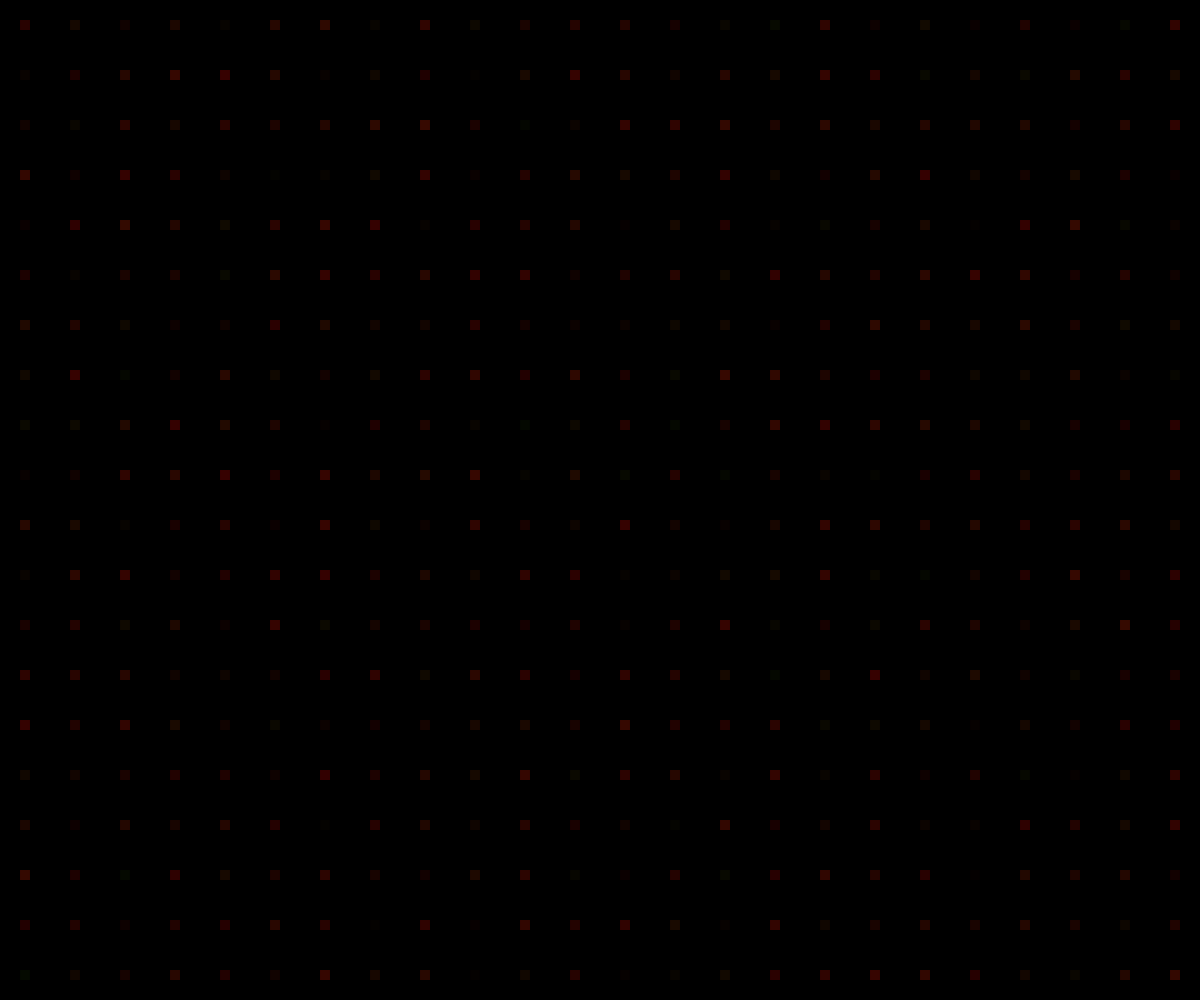
Frame 1 (no input)
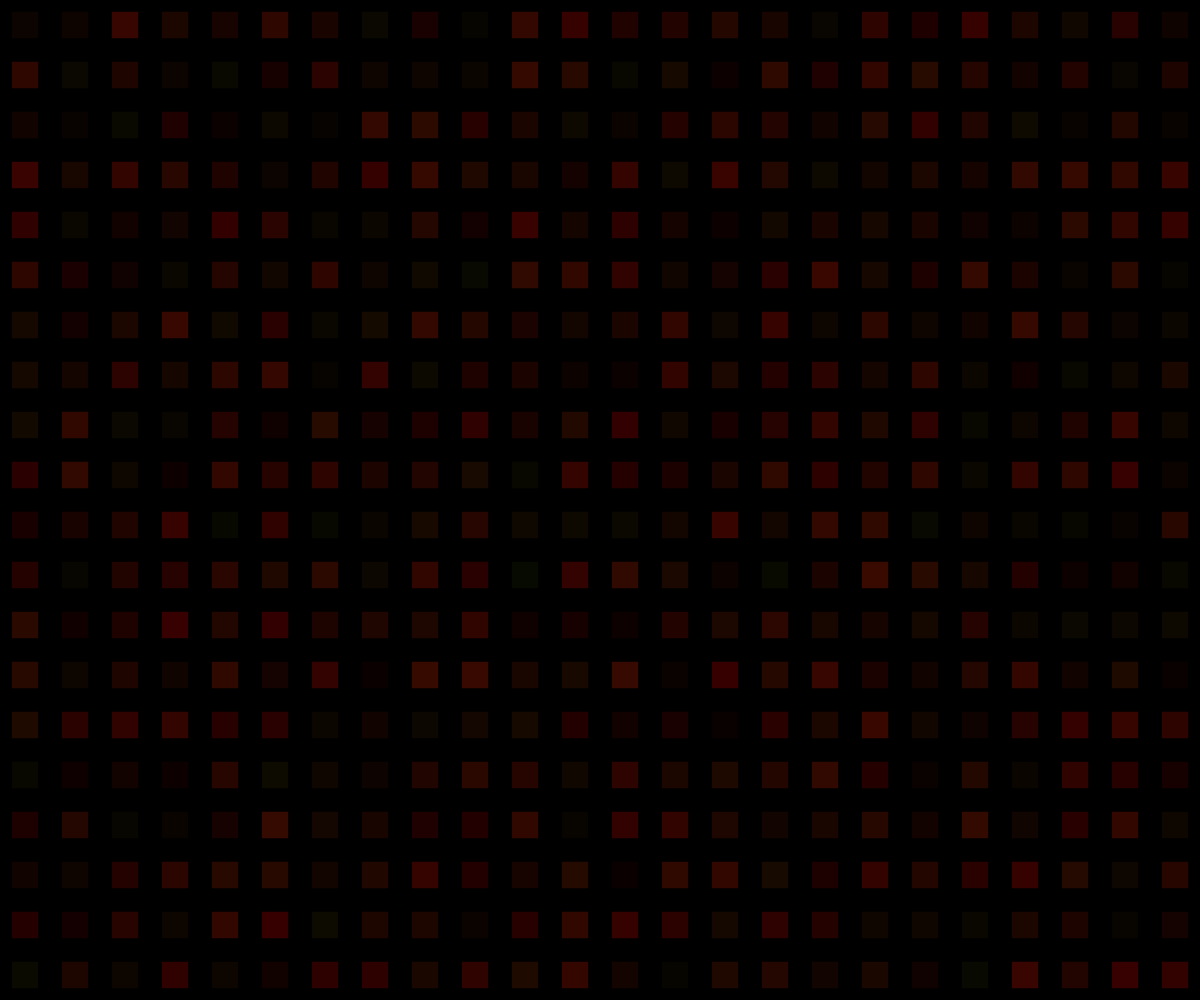
Frame 60 (no input)
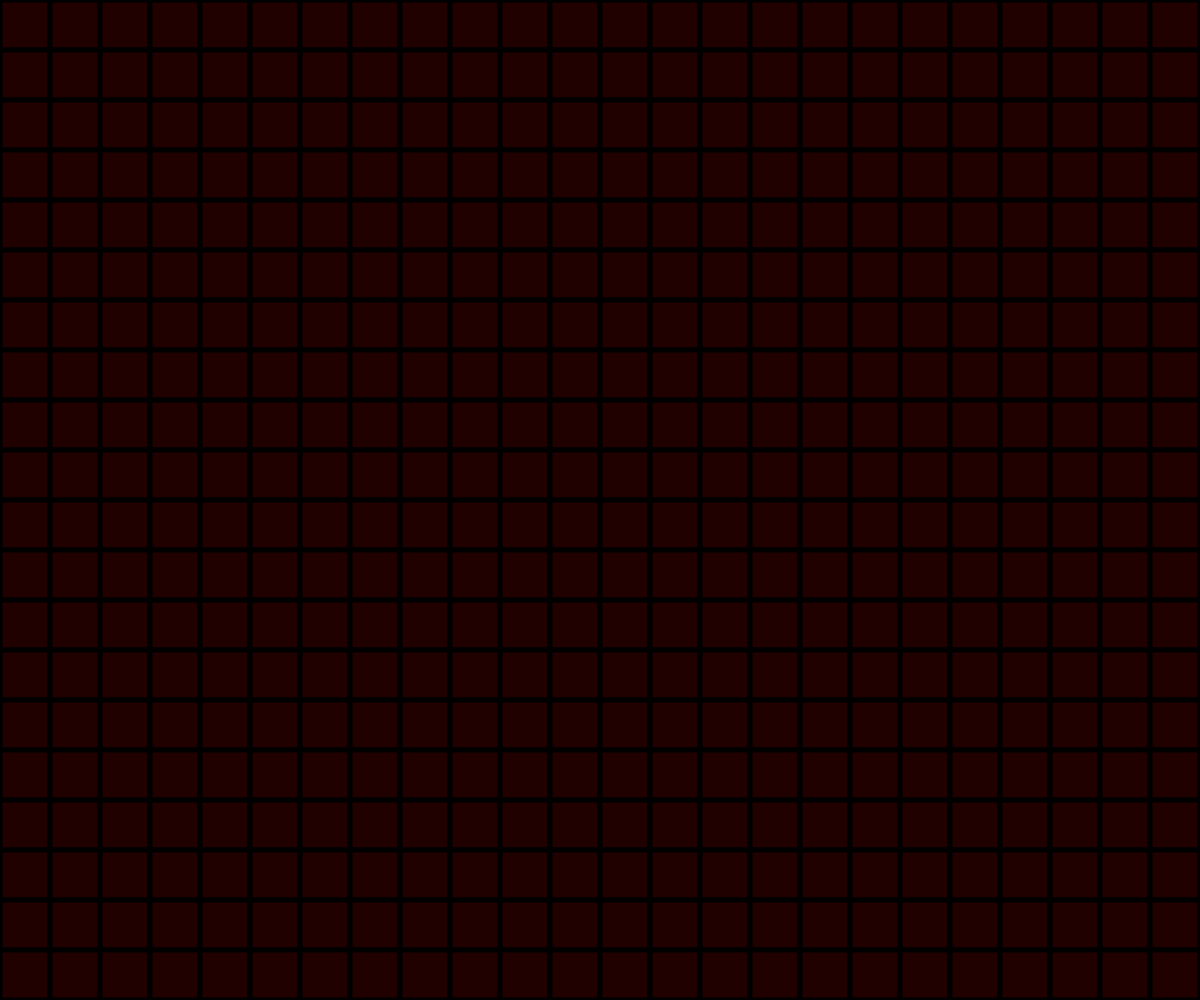
Frame 120 (the mouse pressed at the canvas centre since frame 60)

The p5.js sketch that drew these frames (run headless with seeded random() and noise() and a simulated clock; from frame 60 on, the mouse is pressed at the canvas centre):

// p5.js sketch
// ── sketch.js
var R;
var G;
var B;
var nR;
var nG;
var nB;
var inc = 1;

function setup() {
  createCanvas(windowWidth,windowHeight);
  background("black");
  rectMode(CENTER);
  colorMode(RGB);
  frameRate(60)
}

function draw() {
var pixWidth = 50;
var pixWidthNum = width/pixWidth;

var pixHeight = 50;
var pixHeightNum = height/pixHeight;

  for (var n=pixHeight/2; n<height; n+=pixHeight)
  {
    for (var i=pixWidth/2; i<width; i+=pixWidth)
    {

      R = random(50)+(noise(frameCount)*10);
      G = random(10);
      B = random(0);

      if (mouseIsPressed) //(mouseX >= i && mouseX <= i+pixWidth && mouseY >= n && mouseY <= n+pixHeight)
      {
        fill(mouseY/15,0,0);
        rect(i,n,pixWidth,pixHeight);

      }
      else if (mouseX >= i && mouseX <= i+pixWidth && mouseY >= n && mouseY <= n+pixHeight) {
        // fill(R,G,B);
        // rect(i,n,pixWidth/(noise(frameCount/10)*5),pixHeight/(noise(frameCount/10)*5));
        fill(0,0,0);
        rect(i,n,pixWidth,pixHeight);
      }
      else {
        // rect(i,n,pixWidth/(noise(frameCount/10)*5),pixHeight/(noise(frameCount/10)*5));
        fill(R,G,B);
        strokeWeight(5);
        rect(i,n,pixWidth/(noise(frameCount/80)*5),pixHeight/(noise(frameCount/80)*5));
      }


      }
    }
}
